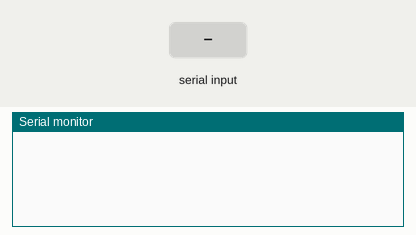
Bench run of a sketch on a simulated Arduino Uno, built with avr-gcc and run on an emulated ATmega328P. Parts: the last lines printed to the serial monitor. The inputs (shaded band) are chosen by the test bench.

Above: at 1.2 s.
1.3 s: "A" received over Serial
At 2.5 s:
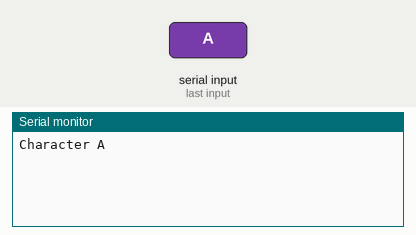
2.8 s: "1" received over Serial
At 3.8 s:
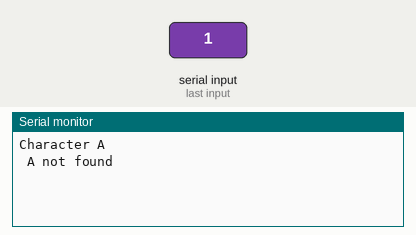

The sketch:

Get_character_and_show_on_the_serial_monitor.ino
```cpp
void setup()
{
  Serial.begin(9600);                                  // Serial definition for communication
}
void loop()
{
  if (Serial.available()>0)                        // If the value of a series was more than 0, do the following
  {
    char receivedChar = Serial.read ();          // It receives the serial number and prints its value inside the character

    if (receivedChar == 'A')                   // If the value you received was equal to A, do the following
    {
      Serial.println("Character A");         // Print the desired value in the serial monitor
    }
    else
    {
      Serial.println(" A not found ");   // Print the desired value in the serial monitor
    }
  }
}
```

Measured:
- after the input at 1.3 s, the serial monitor: prints a new line at once (image 1)
- after the input at 2.8 s, the serial monitor: prints a new line at once (image 2)
